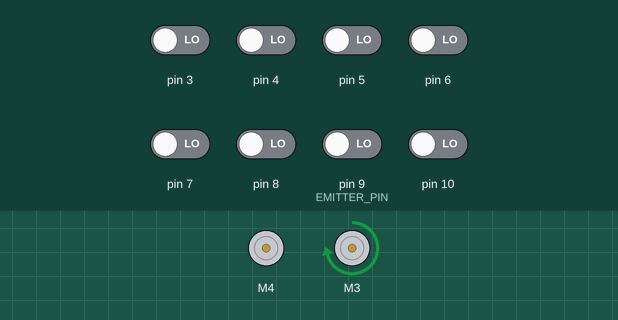
Simulated run of this sketch. Board: Arduino Uno, built with avr-gcc and run on an emulated ATmega328P. Parts: 2 × DC motor (green arrow = forward, orange = backward, longer = faster). Inputs (shaded band) come from the test bench; at power-on: pin 3–8, pin 9 (EMITTER_PIN), pin 10 LOW.

Above: at 10.0 s.
10.1 s: pin 4 driven HIGH
At 11.0 s:
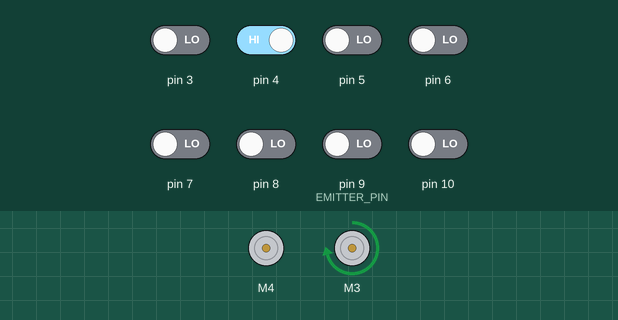
11.6 s: pin 10 driven HIGH
At 12.6 s:
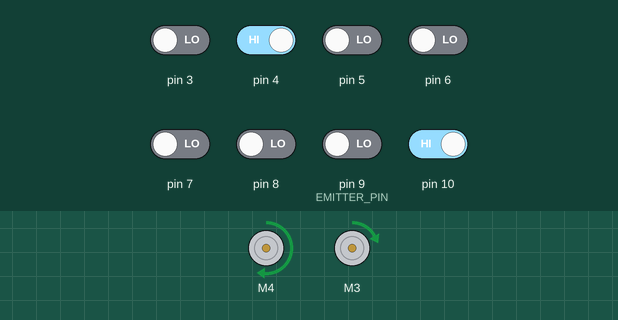
13.1 s: pin 3 driven HIGH
At 13.7 s:
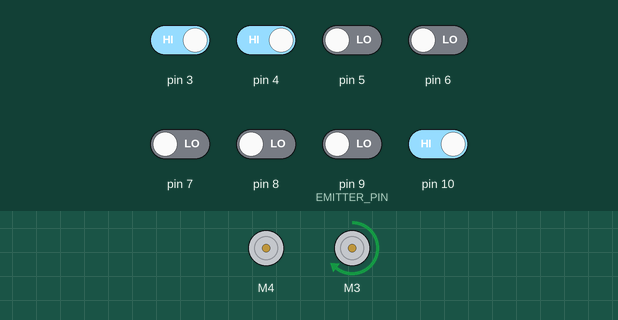
14.6 s: pin 6 driven HIGH
At 15.8 s:
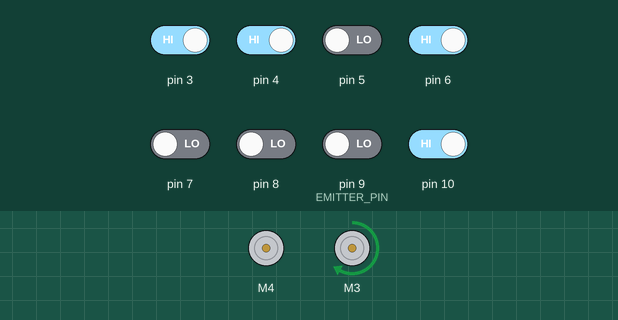
16.1 s: pin 5 driven HIGH
At 17.0 s:
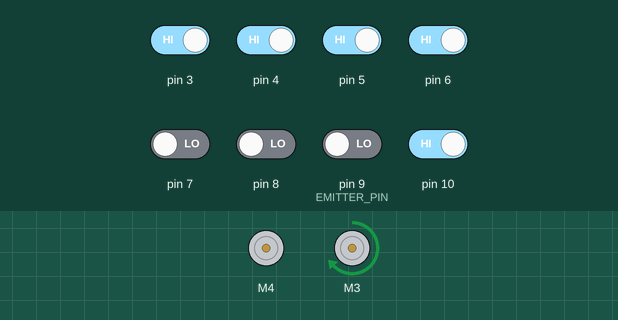
17.6 s: pin 7 driven HIGH
At 18.2 s:
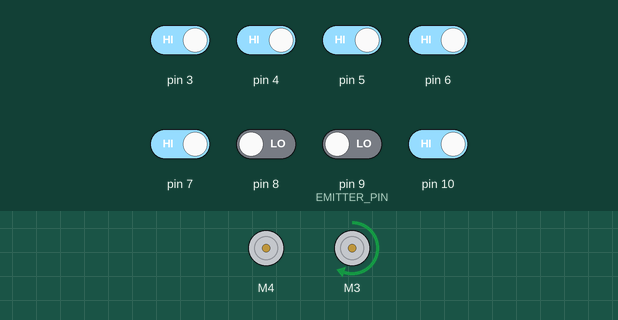
Timing chart, 0 to 20.1 s (numbered marks = the images above; inputs shaded):
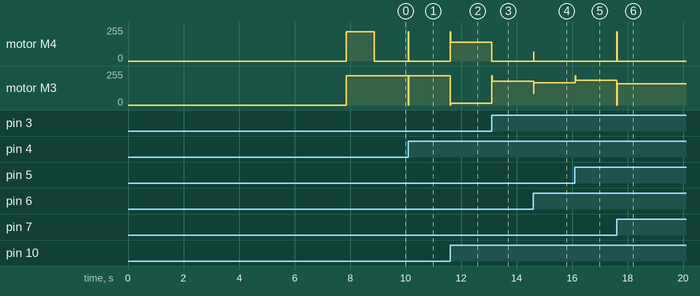

Measured:
- after the input at 10.1 s, motor M4: stopped → forward 220/255 at once, → stopped 0.01 s later; motor M3: forward 218/255 → stopped at once, → forward 218/255 0.01 s later
- after the input at 11.6 s, motor M4: stopped → forward 142/255 at once; motor M3: forward 218/255 → forward 13/255 at once
- after the input at 13.1 s, motor M4: forward 142/255 → stopped at once; motor M3: forward 13/255 → forward 179/255 at once
- after the input at 14.6 s, motor M4: stopped → forward 71/255 at once, → stopped 0.01 s later; motor M3: forward 179/255 → forward 168/255 at once
- after the input at 16.1 s, motor M3: forward 168/255 → forward 187/255 at once
- after the input at 17.6 s, motor M4: stopped → forward 220/255 at once, → stopped 0.01 s later; motor M3: forward 187/255 → forward 158/255 at once

The sketch:

Tiberius_II.ino
```cpp
// Authors: Kathryn DiPippo, Mark Blanco and Liam McEneaney
// 15 February 2015
// Tiberius II the line-following robot
// IED Section 3 Line Follower Mini-Project
//  Based on sample code provided by Pololu.com and Hazim Bitar/Techbitar

#include <Adafruit_MotorShield.h>
#include <QTRSensors.h>
#include <Wire.h>

// Create the motor shield object with the default I2C address
Adafruit_MotorShield mShield = Adafruit_MotorShield();
// Motors
Adafruit_DCMotor *motor1 = mShield.getMotor(4);    // Left motor in our physical implementation
Adafruit_DCMotor *motor2 = mShield.getMotor(3);    // Right motor (this one was faster)


// Change the values below to suit your robot's motors, weight, wheel type, etc.
#define KP .125
#define KD 1
#define M1_DEFAULT_SPEED 80
#define M2_DEFAULT_SPEED 75
#define M1_MAX_SPEED 220
#define M2_MAX_SPEED 218
#define NUM_SENSORS  8      // number of sensors used
#define TIMEOUT       2500  // waits for 2500 us for sensor outputs to go low
#define EMITTER_PIN   9     // emitter is controlled by digital pin 8
#define DEBUG 0             // set to 1 if serial debug output needed

QTRSensorsRC qtrrc((unsigned char[]) {3,4,5,6,7,8,9,10} ,NUM_SENSORS, TIMEOUT, EMITTER_PIN);

unsigned int sensorValues[NUM_SENSORS];

void setup()
{
  if (DEBUG){
    Serial.begin(9600);
  }
  mShield.begin();
  delay(1000);
  manual_calibration();
  set_motors(0,0);
  delay(1000);
  set_motors(255, 255);
  delay(1000);
}

int lastError = 0;
int  last_position = 0;
int error = 0;

void loop()
{
  unsigned int sensors[5];
  int position = qtrrc.readLine(sensors);
  if (DEBUG) {
    Serial.println(position);
  }
  /*if (last_position < 4500 && last_position > 2500 && position == 0){
    error = 0;
  }*/
  error = position - 3500;    // Adjusted the value from -2000 to -2500 to change sensor middle

  int motorSpeed = KP * error + KD * (error - lastError);
  lastError = error;

  int leftMotorSpeed = M1_DEFAULT_SPEED + motorSpeed;
  int rightMotorSpeed = M2_DEFAULT_SPEED - motorSpeed;

  // set motor speeds using the two motor speed variables above
  set_motors(leftMotorSpeed, rightMotorSpeed);
  last_position = position;
}

void set_motors(int motor1speed, int motor2speed)
{
  if (motor1speed > M1_MAX_SPEED ) motor1speed = M1_MAX_SPEED; // limit top speed
  if (motor2speed > M2_MAX_SPEED ) motor2speed = M2_MAX_SPEED; // limit top speed
  /*if (motor1speed < 0 && motor2speed < 0){  // If both motors are set to go backwards, set them to default
    motor1speed = M1_DEFAULT_SPEED;
    motor2speed = M2_DEFAULT_SPEED;
  }
  if (motor1speed < 0) {  //  Go backwards
    motor1speed = abs(motor1speed)*0.25;
    motor1->setSpeed(motor1speed);    // set motor speed
    motor1->run(BACKWARD);
  } else {                // Else go forwards
    motor1->setSpeed(motor1speed);    // set motor speed
    motor1->run(FORWARD);
  }
  if (motor2speed < 0) {  //  Go backwards
    motor2speed = abs(motor1speed)*0.25;
    motor2->setSpeed(motor2speed);     // set motor speed
    motor2->run(BACKWARD);
  } else {                // Else go forwards
    motor2->setSpeed(motor2speed);     // set motor speed
    motor2->run(FORWARD);
  }*/
  if (motor1speed < 0) {
    motor1speed = 0;
  }
  if (motor2speed < 0) {
    motor2speed = 0;
  }
  motor1->setSpeed(motor1speed);
  motor2->setSpeed(motor2speed);     // set motor speed
  motor1->run(FORWARD);
  motor2->run(FORWARD);
  delay(10);
  if (DEBUG) {
    Serial.print("Motor 1 Speed: ");
    Serial.println(motor1speed);
    Serial.print("Motor 2 Speed: ");
    Serial.println(motor2speed);
  }
}


void manual_calibration() {

  int i;
  for (i = 0; i < 130; i++)  // the calibration will take a few seconds
  {
    qtrrc.calibrate(QTR_EMITTERS_ON);
    delay(20);
  }

  if (DEBUG) { // if true, generate sensor dats via serial output
    for (int i = 0; i < NUM_SENSORS; i++)
    {
      Serial.print(qtrrc.calibratedMinimumOn[i]);
      Serial.print(' ');
    }
    Serial.println();

    for (int i = 0; i < NUM_SENSORS; i++)
    {
      Serial.print(qtrrc.calibratedMaximumOn[i]);
      Serial.print(' ');
    }
    Serial.println();
    Serial.println();
  }
}
```
